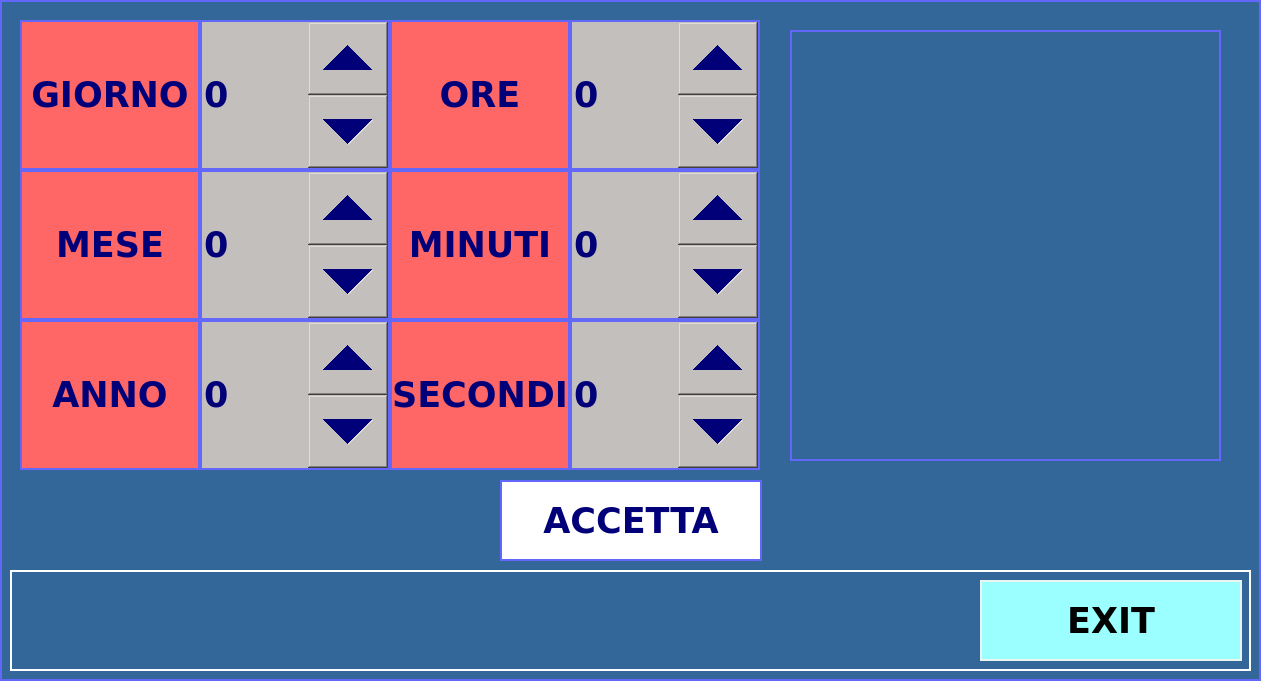
<?xml version="1.0" encoding="UTF-8"?>
<ui version="4.0">
 <class>Data</class>
 <widget class="QWidget" name="Data">
  <property name="geometry">
   <rect>
    <x>0</x>
    <y>0</y>
    <width>1261</width>
    <height>681</height>
   </rect>
  </property>
  <property name="font">
   <font>
    <family>DejaVu Sans</family>
    <pointsize>26</pointsize>
    <weight>75</weight>
    <italic>false</italic>
    <bold>true</bold>
   </font>
  </property>
  <property name="windowTitle">
   <string>Form</string>
  </property>
  <property name="styleSheet">
   <string notr="true">QWidget { background-color : #336699; color : #fefe00;border:2px solid #6368fa;font: 26pt &quot;DejaVu Sans&quot;;font: bold; }
QLabel { background-color : #ff6766; color : #010078;}
QSpinBox { background-color : #c2bfbd; color : #010078;}
QSpinBox::up-button { width: 80px; }
QSpinBox::down-button { width: 80px; }
QPushButton{ background-color : #ffffff; color : #010078;}
AnalogClock{font: 12pt &quot;DejaVu Sans&quot;;font: normal;color: #ffffff; }</string>
  </property>
  <widget class="QLabel" name="mydata">
   <property name="geometry">
    <rect>
     <x>20</x>
     <y>20</y>
     <width>180</width>
     <height>150</height>
    </rect>
   </property>
   <property name="palette">
    <palette>
     <active>
      <colorrole role="WindowText">
       <brush brushstyle="SolidPattern">
        <color alpha="255">
         <red>1</red>
         <green>0</green>
         <blue>120</blue>
        </color>
       </brush>
      </colorrole>
      <colorrole role="Button">
       <brush brushstyle="SolidPattern">
        <color alpha="255">
         <red>255</red>
         <green>103</green>
         <blue>102</blue>
        </color>
       </brush>
      </colorrole>
      <colorrole role="Text">
       <brush brushstyle="SolidPattern">
        <color alpha="255">
         <red>1</red>
         <green>0</green>
         <blue>120</blue>
        </color>
       </brush>
      </colorrole>
      <colorrole role="ButtonText">
       <brush brushstyle="SolidPattern">
        <color alpha="255">
         <red>1</red>
         <green>0</green>
         <blue>120</blue>
        </color>
       </brush>
      </colorrole>
      <colorrole role="Base">
       <brush brushstyle="SolidPattern">
        <color alpha="255">
         <red>255</red>
         <green>103</green>
         <blue>102</blue>
        </color>
       </brush>
      </colorrole>
      <colorrole role="Window">
       <brush brushstyle="SolidPattern">
        <color alpha="255">
         <red>255</red>
         <green>103</green>
         <blue>102</blue>
        </color>
       </brush>
      </colorrole>
     </active>
     <inactive>
      <colorrole role="WindowText">
       <brush brushstyle="SolidPattern">
        <color alpha="255">
         <red>1</red>
         <green>0</green>
         <blue>120</blue>
        </color>
       </brush>
      </colorrole>
      <colorrole role="Button">
       <brush brushstyle="SolidPattern">
        <color alpha="255">
         <red>255</red>
         <green>103</green>
         <blue>102</blue>
        </color>
       </brush>
      </colorrole>
      <colorrole role="Text">
       <brush brushstyle="SolidPattern">
        <color alpha="255">
         <red>1</red>
         <green>0</green>
         <blue>120</blue>
        </color>
       </brush>
      </colorrole>
      <colorrole role="ButtonText">
       <brush brushstyle="SolidPattern">
        <color alpha="255">
         <red>1</red>
         <green>0</green>
         <blue>120</blue>
        </color>
       </brush>
      </colorrole>
      <colorrole role="Base">
       <brush brushstyle="SolidPattern">
        <color alpha="255">
         <red>255</red>
         <green>103</green>
         <blue>102</blue>
        </color>
       </brush>
      </colorrole>
      <colorrole role="Window">
       <brush brushstyle="SolidPattern">
        <color alpha="255">
         <red>255</red>
         <green>103</green>
         <blue>102</blue>
        </color>
       </brush>
      </colorrole>
     </inactive>
     <disabled>
      <colorrole role="WindowText">
       <brush brushstyle="SolidPattern">
        <color alpha="255">
         <red>1</red>
         <green>0</green>
         <blue>120</blue>
        </color>
       </brush>
      </colorrole>
      <colorrole role="Button">
       <brush brushstyle="SolidPattern">
        <color alpha="255">
         <red>255</red>
         <green>103</green>
         <blue>102</blue>
        </color>
       </brush>
      </colorrole>
      <colorrole role="Text">
       <brush brushstyle="SolidPattern">
        <color alpha="255">
         <red>1</red>
         <green>0</green>
         <blue>120</blue>
        </color>
       </brush>
      </colorrole>
      <colorrole role="ButtonText">
       <brush brushstyle="SolidPattern">
        <color alpha="255">
         <red>1</red>
         <green>0</green>
         <blue>120</blue>
        </color>
       </brush>
      </colorrole>
      <colorrole role="Base">
       <brush brushstyle="SolidPattern">
        <color alpha="255">
         <red>255</red>
         <green>103</green>
         <blue>102</blue>
        </color>
       </brush>
      </colorrole>
      <colorrole role="Window">
       <brush brushstyle="SolidPattern">
        <color alpha="255">
         <red>255</red>
         <green>103</green>
         <blue>102</blue>
        </color>
       </brush>
      </colorrole>
     </disabled>
    </palette>
   </property>
   <property name="font">
    <font>
     <family>DejaVu Sans</family>
     <pointsize>26</pointsize>
     <weight>75</weight>
     <italic>false</italic>
     <bold>true</bold>
    </font>
   </property>
   <property name="styleSheet">
    <string notr="true"/>
   </property>
   <property name="frameShape">
    <enum>QFrame::WinPanel</enum>
   </property>
   <property name="frameShadow">
    <enum>QFrame::Plain</enum>
   </property>
   <property name="midLineWidth">
    <number>0</number>
   </property>
   <property name="text">
    <string>GIORNO</string>
   </property>
   <property name="textFormat">
    <enum>Qt::AutoText</enum>
   </property>
   <property name="alignment">
    <set>Qt::AlignCenter</set>
   </property>
  </widget>
  <widget class="QLabel" name="mydata_2">
   <property name="geometry">
    <rect>
     <x>20</x>
     <y>170</y>
     <width>180</width>
     <height>150</height>
    </rect>
   </property>
   <property name="palette">
    <palette>
     <active>
      <colorrole role="WindowText">
       <brush brushstyle="SolidPattern">
        <color alpha="255">
         <red>1</red>
         <green>0</green>
         <blue>120</blue>
        </color>
       </brush>
      </colorrole>
      <colorrole role="Button">
       <brush brushstyle="SolidPattern">
        <color alpha="255">
         <red>255</red>
         <green>103</green>
         <blue>102</blue>
        </color>
       </brush>
      </colorrole>
      <colorrole role="Text">
       <brush brushstyle="SolidPattern">
        <color alpha="255">
         <red>1</red>
         <green>0</green>
         <blue>120</blue>
        </color>
       </brush>
      </colorrole>
      <colorrole role="ButtonText">
       <brush brushstyle="SolidPattern">
        <color alpha="255">
         <red>1</red>
         <green>0</green>
         <blue>120</blue>
        </color>
       </brush>
      </colorrole>
      <colorrole role="Base">
       <brush brushstyle="SolidPattern">
        <color alpha="255">
         <red>255</red>
         <green>103</green>
         <blue>102</blue>
        </color>
       </brush>
      </colorrole>
      <colorrole role="Window">
       <brush brushstyle="SolidPattern">
        <color alpha="255">
         <red>255</red>
         <green>103</green>
         <blue>102</blue>
        </color>
       </brush>
      </colorrole>
     </active>
     <inactive>
      <colorrole role="WindowText">
       <brush brushstyle="SolidPattern">
        <color alpha="255">
         <red>1</red>
         <green>0</green>
         <blue>120</blue>
        </color>
       </brush>
      </colorrole>
      <colorrole role="Button">
       <brush brushstyle="SolidPattern">
        <color alpha="255">
         <red>255</red>
         <green>103</green>
         <blue>102</blue>
        </color>
       </brush>
      </colorrole>
      <colorrole role="Text">
       <brush brushstyle="SolidPattern">
        <color alpha="255">
         <red>1</red>
         <green>0</green>
         <blue>120</blue>
        </color>
       </brush>
      </colorrole>
      <colorrole role="ButtonText">
       <brush brushstyle="SolidPattern">
        <color alpha="255">
         <red>1</red>
         <green>0</green>
         <blue>120</blue>
        </color>
       </brush>
      </colorrole>
      <colorrole role="Base">
       <brush brushstyle="SolidPattern">
        <color alpha="255">
         <red>255</red>
         <green>103</green>
         <blue>102</blue>
        </color>
       </brush>
      </colorrole>
      <colorrole role="Window">
       <brush brushstyle="SolidPattern">
        <color alpha="255">
         <red>255</red>
         <green>103</green>
         <blue>102</blue>
        </color>
       </brush>
      </colorrole>
     </inactive>
     <disabled>
      <colorrole role="WindowText">
       <brush brushstyle="SolidPattern">
        <color alpha="255">
         <red>1</red>
         <green>0</green>
         <blue>120</blue>
        </color>
       </brush>
      </colorrole>
      <colorrole role="Button">
       <brush brushstyle="SolidPattern">
        <color alpha="255">
         <red>255</red>
         <green>103</green>
         <blue>102</blue>
        </color>
       </brush>
      </colorrole>
      <colorrole role="Text">
       <brush brushstyle="SolidPattern">
        <color alpha="255">
         <red>1</red>
         <green>0</green>
         <blue>120</blue>
        </color>
       </brush>
      </colorrole>
      <colorrole role="ButtonText">
       <brush brushstyle="SolidPattern">
        <color alpha="255">
         <red>1</red>
         <green>0</green>
         <blue>120</blue>
        </color>
       </brush>
      </colorrole>
      <colorrole role="Base">
       <brush brushstyle="SolidPattern">
        <color alpha="255">
         <red>255</red>
         <green>103</green>
         <blue>102</blue>
        </color>
       </brush>
      </colorrole>
      <colorrole role="Window">
       <brush brushstyle="SolidPattern">
        <color alpha="255">
         <red>255</red>
         <green>103</green>
         <blue>102</blue>
        </color>
       </brush>
      </colorrole>
     </disabled>
    </palette>
   </property>
   <property name="font">
    <font>
     <family>DejaVu Sans</family>
     <pointsize>26</pointsize>
     <weight>75</weight>
     <italic>false</italic>
     <bold>true</bold>
    </font>
   </property>
   <property name="styleSheet">
    <string notr="true"/>
   </property>
   <property name="frameShape">
    <enum>QFrame::WinPanel</enum>
   </property>
   <property name="frameShadow">
    <enum>QFrame::Plain</enum>
   </property>
   <property name="midLineWidth">
    <number>0</number>
   </property>
   <property name="text">
    <string>MESE</string>
   </property>
   <property name="textFormat">
    <enum>Qt::AutoText</enum>
   </property>
   <property name="alignment">
    <set>Qt::AlignCenter</set>
   </property>
  </widget>
  <widget class="QLabel" name="mydata_3">
   <property name="geometry">
    <rect>
     <x>20</x>
     <y>320</y>
     <width>180</width>
     <height>150</height>
    </rect>
   </property>
   <property name="palette">
    <palette>
     <active>
      <colorrole role="WindowText">
       <brush brushstyle="SolidPattern">
        <color alpha="255">
         <red>1</red>
         <green>0</green>
         <blue>120</blue>
        </color>
       </brush>
      </colorrole>
      <colorrole role="Button">
       <brush brushstyle="SolidPattern">
        <color alpha="255">
         <red>255</red>
         <green>103</green>
         <blue>102</blue>
        </color>
       </brush>
      </colorrole>
      <colorrole role="Text">
       <brush brushstyle="SolidPattern">
        <color alpha="255">
         <red>1</red>
         <green>0</green>
         <blue>120</blue>
        </color>
       </brush>
      </colorrole>
      <colorrole role="ButtonText">
       <brush brushstyle="SolidPattern">
        <color alpha="255">
         <red>1</red>
         <green>0</green>
         <blue>120</blue>
        </color>
       </brush>
      </colorrole>
      <colorrole role="Base">
       <brush brushstyle="SolidPattern">
        <color alpha="255">
         <red>255</red>
         <green>103</green>
         <blue>102</blue>
        </color>
       </brush>
      </colorrole>
      <colorrole role="Window">
       <brush brushstyle="SolidPattern">
        <color alpha="255">
         <red>255</red>
         <green>103</green>
         <blue>102</blue>
        </color>
       </brush>
      </colorrole>
     </active>
     <inactive>
      <colorrole role="WindowText">
       <brush brushstyle="SolidPattern">
        <color alpha="255">
         <red>1</red>
         <green>0</green>
         <blue>120</blue>
        </color>
       </brush>
      </colorrole>
      <colorrole role="Button">
       <brush brushstyle="SolidPattern">
        <color alpha="255">
         <red>255</red>
         <green>103</green>
         <blue>102</blue>
        </color>
       </brush>
      </colorrole>
      <colorrole role="Text">
       <brush brushstyle="SolidPattern">
        <color alpha="255">
         <red>1</red>
         <green>0</green>
         <blue>120</blue>
        </color>
       </brush>
      </colorrole>
      <colorrole role="ButtonText">
       <brush brushstyle="SolidPattern">
        <color alpha="255">
         <red>1</red>
         <green>0</green>
         <blue>120</blue>
        </color>
       </brush>
      </colorrole>
      <colorrole role="Base">
       <brush brushstyle="SolidPattern">
        <color alpha="255">
         <red>255</red>
         <green>103</green>
         <blue>102</blue>
        </color>
       </brush>
      </colorrole>
      <colorrole role="Window">
       <brush brushstyle="SolidPattern">
        <color alpha="255">
         <red>255</red>
         <green>103</green>
         <blue>102</blue>
        </color>
       </brush>
      </colorrole>
     </inactive>
     <disabled>
      <colorrole role="WindowText">
       <brush brushstyle="SolidPattern">
        <color alpha="255">
         <red>1</red>
         <green>0</green>
         <blue>120</blue>
        </color>
       </brush>
      </colorrole>
      <colorrole role="Button">
       <brush brushstyle="SolidPattern">
        <color alpha="255">
         <red>255</red>
         <green>103</green>
         <blue>102</blue>
        </color>
       </brush>
      </colorrole>
      <colorrole role="Text">
       <brush brushstyle="SolidPattern">
        <color alpha="255">
         <red>1</red>
         <green>0</green>
         <blue>120</blue>
        </color>
       </brush>
      </colorrole>
      <colorrole role="ButtonText">
       <brush brushstyle="SolidPattern">
        <color alpha="255">
         <red>1</red>
         <green>0</green>
         <blue>120</blue>
        </color>
       </brush>
      </colorrole>
      <colorrole role="Base">
       <brush brushstyle="SolidPattern">
        <color alpha="255">
         <red>255</red>
         <green>103</green>
         <blue>102</blue>
        </color>
       </brush>
      </colorrole>
      <colorrole role="Window">
       <brush brushstyle="SolidPattern">
        <color alpha="255">
         <red>255</red>
         <green>103</green>
         <blue>102</blue>
        </color>
       </brush>
      </colorrole>
     </disabled>
    </palette>
   </property>
   <property name="font">
    <font>
     <family>DejaVu Sans</family>
     <pointsize>26</pointsize>
     <weight>75</weight>
     <italic>false</italic>
     <bold>true</bold>
    </font>
   </property>
   <property name="styleSheet">
    <string notr="true"/>
   </property>
   <property name="frameShape">
    <enum>QFrame::WinPanel</enum>
   </property>
   <property name="frameShadow">
    <enum>QFrame::Plain</enum>
   </property>
   <property name="midLineWidth">
    <number>0</number>
   </property>
   <property name="text">
    <string>ANNO</string>
   </property>
   <property name="textFormat">
    <enum>Qt::AutoText</enum>
   </property>
   <property name="alignment">
    <set>Qt::AlignCenter</set>
   </property>
  </widget>
  <widget class="QLabel" name="mydata_4">
   <property name="geometry">
    <rect>
     <x>390</x>
     <y>20</y>
     <width>180</width>
     <height>150</height>
    </rect>
   </property>
   <property name="palette">
    <palette>
     <active>
      <colorrole role="WindowText">
       <brush brushstyle="SolidPattern">
        <color alpha="255">
         <red>1</red>
         <green>0</green>
         <blue>120</blue>
        </color>
       </brush>
      </colorrole>
      <colorrole role="Button">
       <brush brushstyle="SolidPattern">
        <color alpha="255">
         <red>255</red>
         <green>103</green>
         <blue>102</blue>
        </color>
       </brush>
      </colorrole>
      <colorrole role="Text">
       <brush brushstyle="SolidPattern">
        <color alpha="255">
         <red>1</red>
         <green>0</green>
         <blue>120</blue>
        </color>
       </brush>
      </colorrole>
      <colorrole role="ButtonText">
       <brush brushstyle="SolidPattern">
        <color alpha="255">
         <red>1</red>
         <green>0</green>
         <blue>120</blue>
        </color>
       </brush>
      </colorrole>
      <colorrole role="Base">
       <brush brushstyle="SolidPattern">
        <color alpha="255">
         <red>255</red>
         <green>103</green>
         <blue>102</blue>
        </color>
       </brush>
      </colorrole>
      <colorrole role="Window">
       <brush brushstyle="SolidPattern">
        <color alpha="255">
         <red>255</red>
         <green>103</green>
         <blue>102</blue>
        </color>
       </brush>
      </colorrole>
     </active>
     <inactive>
      <colorrole role="WindowText">
       <brush brushstyle="SolidPattern">
        <color alpha="255">
         <red>1</red>
         <green>0</green>
         <blue>120</blue>
        </color>
       </brush>
      </colorrole>
      <colorrole role="Button">
       <brush brushstyle="SolidPattern">
        <color alpha="255">
         <red>255</red>
         <green>103</green>
         <blue>102</blue>
        </color>
       </brush>
      </colorrole>
      <colorrole role="Text">
       <brush brushstyle="SolidPattern">
        <color alpha="255">
         <red>1</red>
         <green>0</green>
         <blue>120</blue>
        </color>
       </brush>
      </colorrole>
      <colorrole role="ButtonText">
       <brush brushstyle="SolidPattern">
        <color alpha="255">
         <red>1</red>
         <green>0</green>
         <blue>120</blue>
        </color>
       </brush>
      </colorrole>
      <colorrole role="Base">
       <brush brushstyle="SolidPattern">
        <color alpha="255">
         <red>255</red>
         <green>103</green>
         <blue>102</blue>
        </color>
       </brush>
      </colorrole>
      <colorrole role="Window">
       <brush brushstyle="SolidPattern">
        <color alpha="255">
         <red>255</red>
         <green>103</green>
         <blue>102</blue>
        </color>
       </brush>
      </colorrole>
     </inactive>
     <disabled>
      <colorrole role="WindowText">
       <brush brushstyle="SolidPattern">
        <color alpha="255">
         <red>1</red>
         <green>0</green>
         <blue>120</blue>
        </color>
       </brush>
      </colorrole>
      <colorrole role="Button">
       <brush brushstyle="SolidPattern">
        <color alpha="255">
         <red>255</red>
         <green>103</green>
         <blue>102</blue>
        </color>
       </brush>
      </colorrole>
      <colorrole role="Text">
       <brush brushstyle="SolidPattern">
        <color alpha="255">
         <red>1</red>
         <green>0</green>
         <blue>120</blue>
        </color>
       </brush>
      </colorrole>
      <colorrole role="ButtonText">
       <brush brushstyle="SolidPattern">
        <color alpha="255">
         <red>1</red>
         <green>0</green>
         <blue>120</blue>
        </color>
       </brush>
      </colorrole>
      <colorrole role="Base">
       <brush brushstyle="SolidPattern">
        <color alpha="255">
         <red>255</red>
         <green>103</green>
         <blue>102</blue>
        </color>
       </brush>
      </colorrole>
      <colorrole role="Window">
       <brush brushstyle="SolidPattern">
        <color alpha="255">
         <red>255</red>
         <green>103</green>
         <blue>102</blue>
        </color>
       </brush>
      </colorrole>
     </disabled>
    </palette>
   </property>
   <property name="font">
    <font>
     <family>DejaVu Sans</family>
     <pointsize>26</pointsize>
     <weight>75</weight>
     <italic>false</italic>
     <bold>true</bold>
    </font>
   </property>
   <property name="styleSheet">
    <string notr="true"/>
   </property>
   <property name="frameShape">
    <enum>QFrame::WinPanel</enum>
   </property>
   <property name="frameShadow">
    <enum>QFrame::Plain</enum>
   </property>
   <property name="midLineWidth">
    <number>0</number>
   </property>
   <property name="text">
    <string>ORE</string>
   </property>
   <property name="textFormat">
    <enum>Qt::AutoText</enum>
   </property>
   <property name="alignment">
    <set>Qt::AlignCenter</set>
   </property>
  </widget>
  <widget class="QLabel" name="mydata_5">
   <property name="geometry">
    <rect>
     <x>390</x>
     <y>170</y>
     <width>180</width>
     <height>150</height>
    </rect>
   </property>
   <property name="palette">
    <palette>
     <active>
      <colorrole role="WindowText">
       <brush brushstyle="SolidPattern">
        <color alpha="255">
         <red>1</red>
         <green>0</green>
         <blue>120</blue>
        </color>
       </brush>
      </colorrole>
      <colorrole role="Button">
       <brush brushstyle="SolidPattern">
        <color alpha="255">
         <red>255</red>
         <green>103</green>
         <blue>102</blue>
        </color>
       </brush>
      </colorrole>
      <colorrole role="Text">
       <brush brushstyle="SolidPattern">
        <color alpha="255">
         <red>1</red>
         <green>0</green>
         <blue>120</blue>
        </color>
       </brush>
      </colorrole>
      <colorrole role="ButtonText">
       <brush brushstyle="SolidPattern">
        <color alpha="255">
         <red>1</red>
         <green>0</green>
         <blue>120</blue>
        </color>
       </brush>
      </colorrole>
      <colorrole role="Base">
       <brush brushstyle="SolidPattern">
        <color alpha="255">
         <red>255</red>
         <green>103</green>
         <blue>102</blue>
        </color>
       </brush>
      </colorrole>
      <colorrole role="Window">
       <brush brushstyle="SolidPattern">
        <color alpha="255">
         <red>255</red>
         <green>103</green>
         <blue>102</blue>
        </color>
       </brush>
      </colorrole>
     </active>
     <inactive>
      <colorrole role="WindowText">
       <brush brushstyle="SolidPattern">
        <color alpha="255">
         <red>1</red>
         <green>0</green>
         <blue>120</blue>
        </color>
       </brush>
      </colorrole>
      <colorrole role="Button">
       <brush brushstyle="SolidPattern">
        <color alpha="255">
         <red>255</red>
         <green>103</green>
         <blue>102</blue>
        </color>
       </brush>
      </colorrole>
      <colorrole role="Text">
       <brush brushstyle="SolidPattern">
        <color alpha="255">
         <red>1</red>
         <green>0</green>
         <blue>120</blue>
        </color>
       </brush>
      </colorrole>
      <colorrole role="ButtonText">
       <brush brushstyle="SolidPattern">
        <color alpha="255">
         <red>1</red>
         <green>0</green>
         <blue>120</blue>
        </color>
       </brush>
      </colorrole>
      <colorrole role="Base">
       <brush brushstyle="SolidPattern">
        <color alpha="255">
         <red>255</red>
         <green>103</green>
         <blue>102</blue>
        </color>
       </brush>
      </colorrole>
      <colorrole role="Window">
       <brush brushstyle="SolidPattern">
        <color alpha="255">
         <red>255</red>
         <green>103</green>
         <blue>102</blue>
        </color>
       </brush>
      </colorrole>
     </inactive>
     <disabled>
      <colorrole role="WindowText">
       <brush brushstyle="SolidPattern">
        <color alpha="255">
         <red>1</red>
         <green>0</green>
         <blue>120</blue>
        </color>
       </brush>
      </colorrole>
      <colorrole role="Button">
       <brush brushstyle="SolidPattern">
        <color alpha="255">
         <red>255</red>
         <green>103</green>
         <blue>102</blue>
        </color>
       </brush>
      </colorrole>
      <colorrole role="Text">
       <brush brushstyle="SolidPattern">
        <color alpha="255">
         <red>1</red>
         <green>0</green>
         <blue>120</blue>
        </color>
       </brush>
      </colorrole>
      <colorrole role="ButtonText">
       <brush brushstyle="SolidPattern">
        <color alpha="255">
         <red>1</red>
         <green>0</green>
         <blue>120</blue>
        </color>
       </brush>
      </colorrole>
      <colorrole role="Base">
       <brush brushstyle="SolidPattern">
        <color alpha="255">
         <red>255</red>
         <green>103</green>
         <blue>102</blue>
        </color>
       </brush>
      </colorrole>
      <colorrole role="Window">
       <brush brushstyle="SolidPattern">
        <color alpha="255">
         <red>255</red>
         <green>103</green>
         <blue>102</blue>
        </color>
       </brush>
      </colorrole>
     </disabled>
    </palette>
   </property>
   <property name="font">
    <font>
     <family>DejaVu Sans</family>
     <pointsize>26</pointsize>
     <weight>75</weight>
     <italic>false</italic>
     <bold>true</bold>
    </font>
   </property>
   <property name="styleSheet">
    <string notr="true"/>
   </property>
   <property name="frameShape">
    <enum>QFrame::WinPanel</enum>
   </property>
   <property name="frameShadow">
    <enum>QFrame::Plain</enum>
   </property>
   <property name="midLineWidth">
    <number>0</number>
   </property>
   <property name="text">
    <string>MINUTI</string>
   </property>
   <property name="textFormat">
    <enum>Qt::AutoText</enum>
   </property>
   <property name="alignment">
    <set>Qt::AlignCenter</set>
   </property>
  </widget>
  <widget class="QLabel" name="mydata_6">
   <property name="geometry">
    <rect>
     <x>390</x>
     <y>320</y>
     <width>180</width>
     <height>150</height>
    </rect>
   </property>
   <property name="palette">
    <palette>
     <active>
      <colorrole role="WindowText">
       <brush brushstyle="SolidPattern">
        <color alpha="255">
         <red>1</red>
         <green>0</green>
         <blue>120</blue>
        </color>
       </brush>
      </colorrole>
      <colorrole role="Button">
       <brush brushstyle="SolidPattern">
        <color alpha="255">
         <red>255</red>
         <green>103</green>
         <blue>102</blue>
        </color>
       </brush>
      </colorrole>
      <colorrole role="Text">
       <brush brushstyle="SolidPattern">
        <color alpha="255">
         <red>1</red>
         <green>0</green>
         <blue>120</blue>
        </color>
       </brush>
      </colorrole>
      <colorrole role="ButtonText">
       <brush brushstyle="SolidPattern">
        <color alpha="255">
         <red>1</red>
         <green>0</green>
         <blue>120</blue>
        </color>
       </brush>
      </colorrole>
      <colorrole role="Base">
       <brush brushstyle="SolidPattern">
        <color alpha="255">
         <red>255</red>
         <green>103</green>
         <blue>102</blue>
        </color>
       </brush>
      </colorrole>
      <colorrole role="Window">
       <brush brushstyle="SolidPattern">
        <color alpha="255">
         <red>255</red>
         <green>103</green>
         <blue>102</blue>
        </color>
       </brush>
      </colorrole>
     </active>
     <inactive>
      <colorrole role="WindowText">
       <brush brushstyle="SolidPattern">
        <color alpha="255">
         <red>1</red>
         <green>0</green>
         <blue>120</blue>
        </color>
       </brush>
      </colorrole>
      <colorrole role="Button">
       <brush brushstyle="SolidPattern">
        <color alpha="255">
         <red>255</red>
         <green>103</green>
         <blue>102</blue>
        </color>
       </brush>
      </colorrole>
      <colorrole role="Text">
       <brush brushstyle="SolidPattern">
        <color alpha="255">
         <red>1</red>
         <green>0</green>
         <blue>120</blue>
        </color>
       </brush>
      </colorrole>
      <colorrole role="ButtonText">
       <brush brushstyle="SolidPattern">
        <color alpha="255">
         <red>1</red>
         <green>0</green>
         <blue>120</blue>
        </color>
       </brush>
      </colorrole>
      <colorrole role="Base">
       <brush brushstyle="SolidPattern">
        <color alpha="255">
         <red>255</red>
         <green>103</green>
         <blue>102</blue>
        </color>
       </brush>
      </colorrole>
      <colorrole role="Window">
       <brush brushstyle="SolidPattern">
        <color alpha="255">
         <red>255</red>
         <green>103</green>
         <blue>102</blue>
        </color>
       </brush>
      </colorrole>
     </inactive>
     <disabled>
      <colorrole role="WindowText">
       <brush brushstyle="SolidPattern">
        <color alpha="255">
         <red>1</red>
         <green>0</green>
         <blue>120</blue>
        </color>
       </brush>
      </colorrole>
      <colorrole role="Button">
       <brush brushstyle="SolidPattern">
        <color alpha="255">
         <red>255</red>
         <green>103</green>
         <blue>102</blue>
        </color>
       </brush>
      </colorrole>
      <colorrole role="Text">
       <brush brushstyle="SolidPattern">
        <color alpha="255">
         <red>1</red>
         <green>0</green>
         <blue>120</blue>
        </color>
       </brush>
      </colorrole>
      <colorrole role="ButtonText">
       <brush brushstyle="SolidPattern">
        <color alpha="255">
         <red>1</red>
         <green>0</green>
         <blue>120</blue>
        </color>
       </brush>
      </colorrole>
      <colorrole role="Base">
       <brush brushstyle="SolidPattern">
        <color alpha="255">
         <red>255</red>
         <green>103</green>
         <blue>102</blue>
        </color>
       </brush>
      </colorrole>
      <colorrole role="Window">
       <brush brushstyle="SolidPattern">
        <color alpha="255">
         <red>255</red>
         <green>103</green>
         <blue>102</blue>
        </color>
       </brush>
      </colorrole>
     </disabled>
    </palette>
   </property>
   <property name="font">
    <font>
     <family>DejaVu Sans</family>
     <pointsize>26</pointsize>
     <weight>75</weight>
     <italic>false</italic>
     <bold>true</bold>
    </font>
   </property>
   <property name="styleSheet">
    <string notr="true"/>
   </property>
   <property name="frameShape">
    <enum>QFrame::WinPanel</enum>
   </property>
   <property name="frameShadow">
    <enum>QFrame::Plain</enum>
   </property>
   <property name="midLineWidth">
    <number>0</number>
   </property>
   <property name="text">
    <string>SECONDI</string>
   </property>
   <property name="textFormat">
    <enum>Qt::AutoText</enum>
   </property>
   <property name="alignment">
    <set>Qt::AlignCenter</set>
   </property>
  </widget>
  <widget class="QFrame" name="frame_6">
   <property name="geometry">
    <rect>
     <x>10</x>
     <y>570</y>
     <width>1241</width>
     <height>101</height>
    </rect>
   </property>
   <property name="styleSheet">
    <string notr="true">QFrame {border:2px solid #FFFFFF }</string>
   </property>
   <property name="frameShape">
    <enum>QFrame::StyledPanel</enum>
   </property>
   <property name="frameShadow">
    <enum>QFrame::Raised</enum>
   </property>
   <widget class="QPushButton" name="exit_2">
    <property name="geometry">
     <rect>
      <x>970</x>
      <y>10</y>
      <width>262</width>
      <height>81</height>
     </rect>
    </property>
    <property name="font">
     <font>
      <family>DejaVu Sans</family>
      <pointsize>26</pointsize>
      <weight>75</weight>
      <italic>false</italic>
      <bold>true</bold>
     </font>
    </property>
    <property name="styleSheet">
     <string notr="true">QPushButton { background-color : #9afffe; color : #000000;border:2px solid #eaf5f2 }</string>
    </property>
    <property name="text">
     <string>EXIT</string>
    </property>
   </widget>
  </widget>
  <widget class="QSpinBox" name="giorno">
   <property name="geometry">
    <rect>
     <x>200</x>
     <y>20</y>
     <width>190</width>
     <height>150</height>
    </rect>
   </property>
   <property name="font">
    <font>
     <family>DejaVu Sans</family>
     <pointsize>26</pointsize>
     <weight>75</weight>
     <italic>false</italic>
     <bold>true</bold>
    </font>
   </property>
  </widget>
  <widget class="QSpinBox" name="mese">
   <property name="geometry">
    <rect>
     <x>200</x>
     <y>170</y>
     <width>190</width>
     <height>150</height>
    </rect>
   </property>
   <property name="font">
    <font>
     <family>DejaVu Sans</family>
     <pointsize>26</pointsize>
     <weight>75</weight>
     <italic>false</italic>
     <bold>true</bold>
    </font>
   </property>
  </widget>
  <widget class="QSpinBox" name="anno">
   <property name="geometry">
    <rect>
     <x>200</x>
     <y>320</y>
     <width>190</width>
     <height>150</height>
    </rect>
   </property>
   <property name="font">
    <font>
     <family>DejaVu Sans</family>
     <pointsize>26</pointsize>
     <weight>75</weight>
     <italic>false</italic>
     <bold>true</bold>
    </font>
   </property>
  </widget>
  <widget class="QSpinBox" name="ore">
   <property name="geometry">
    <rect>
     <x>570</x>
     <y>20</y>
     <width>190</width>
     <height>150</height>
    </rect>
   </property>
   <property name="font">
    <font>
     <family>DejaVu Sans</family>
     <pointsize>26</pointsize>
     <weight>75</weight>
     <italic>false</italic>
     <bold>true</bold>
    </font>
   </property>
  </widget>
  <widget class="QSpinBox" name="minuti">
   <property name="geometry">
    <rect>
     <x>570</x>
     <y>170</y>
     <width>190</width>
     <height>150</height>
    </rect>
   </property>
   <property name="font">
    <font>
     <family>DejaVu Sans</family>
     <pointsize>26</pointsize>
     <weight>75</weight>
     <italic>false</italic>
     <bold>true</bold>
    </font>
   </property>
  </widget>
  <widget class="QSpinBox" name="secondi">
   <property name="geometry">
    <rect>
     <x>570</x>
     <y>320</y>
     <width>190</width>
     <height>150</height>
    </rect>
   </property>
   <property name="font">
    <font>
     <family>DejaVu Sans</family>
     <pointsize>26</pointsize>
     <weight>75</weight>
     <italic>false</italic>
     <bold>true</bold>
    </font>
   </property>
  </widget>
  <widget class="QPushButton" name="accetta">
   <property name="geometry">
    <rect>
     <x>500</x>
     <y>480</y>
     <width>262</width>
     <height>81</height>
    </rect>
   </property>
   <property name="font">
    <font>
     <family>DejaVu Sans</family>
     <pointsize>26</pointsize>
     <weight>75</weight>
     <italic>false</italic>
     <bold>true</bold>
    </font>
   </property>
   <property name="text">
    <string>ACCETTA</string>
   </property>
  </widget>
  <widget class="AnalogClock" name="analogClock">
   <property name="geometry">
    <rect>
     <x>790</x>
     <y>30</y>
     <width>431</width>
     <height>431</height>
    </rect>
   </property>
   <property name="toolTip">
    <string>The current time</string>
   </property>
   <property name="whatsThis">
    <string>The analog clock widget displays the current time.</string>
   </property>
   <property name="styleSheet">
    <string notr="true"/>
   </property>
  </widget>
 </widget>
 <customwidgets>
  <customwidget>
   <class>AnalogClock</class>
   <extends>QWidget</extends>
   <header>analogclock.h</header>
  </customwidget>
 </customwidgets>
 <resources/>
 <connections/>
</ui>
